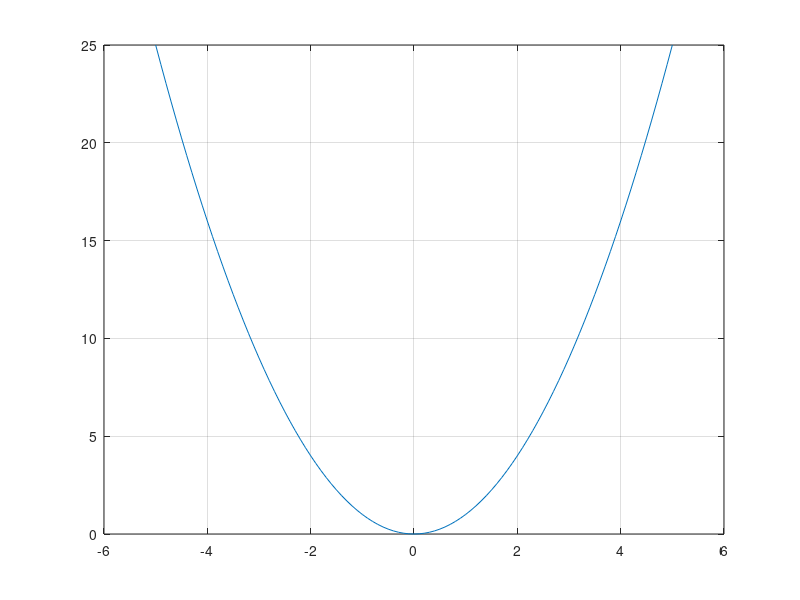

Recreate this plot in MATLAB.
%P5_3 using plot function to plot a parabola

a = 1;
x = -5:0.1:5;  
y = a * x.^2;   % x.^2 means raising every value in x to the power 2

plot(x, y)
grid on